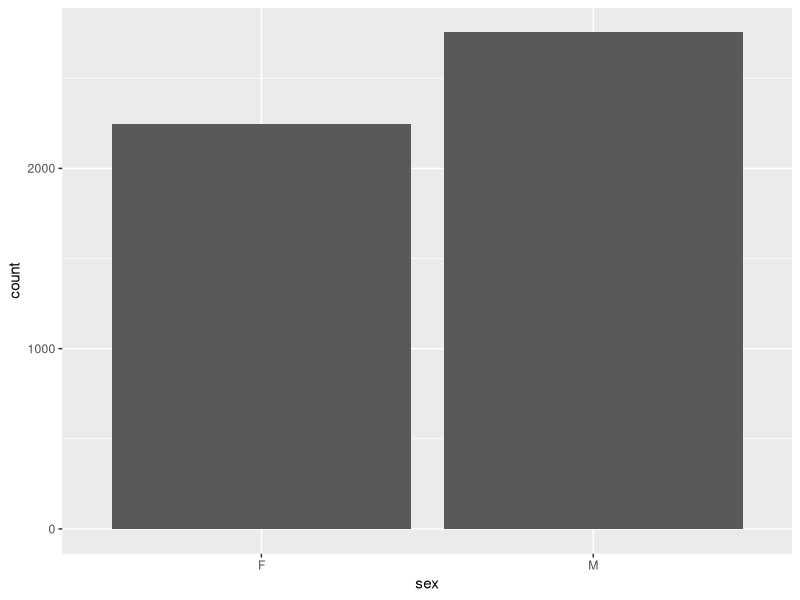
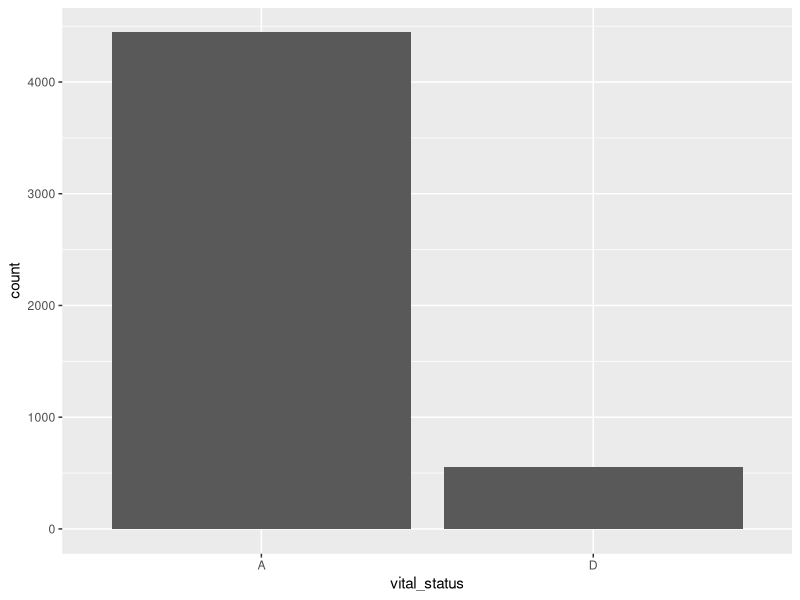
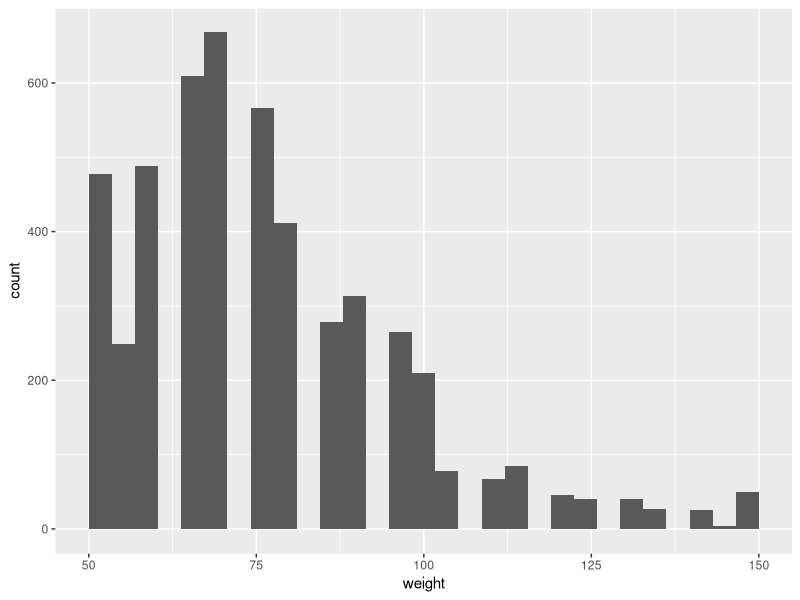
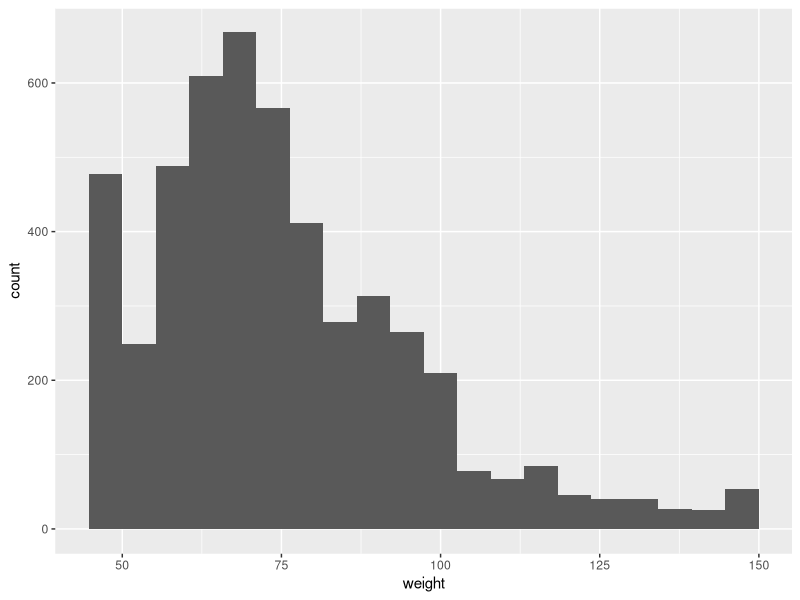
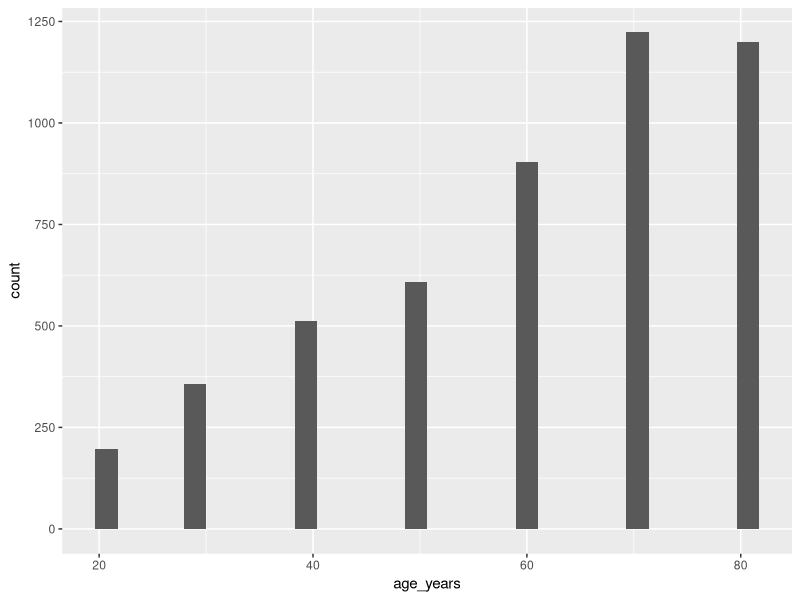
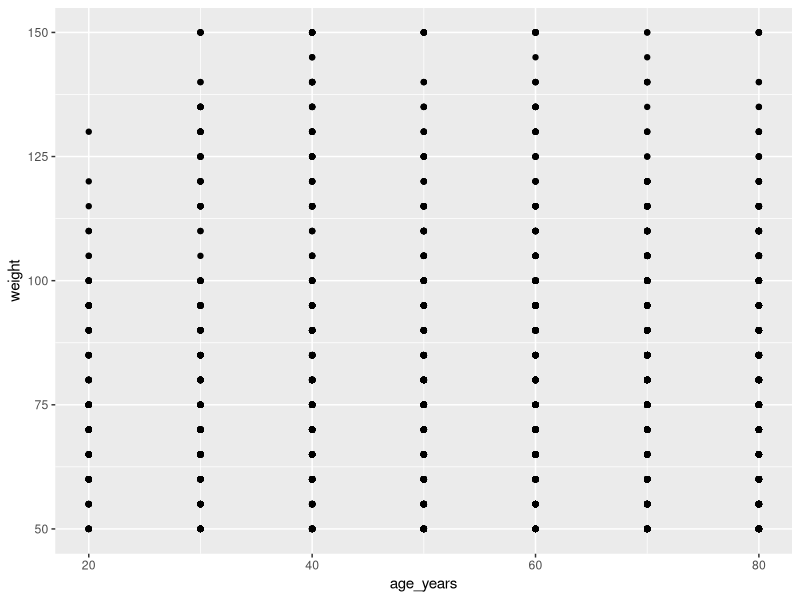
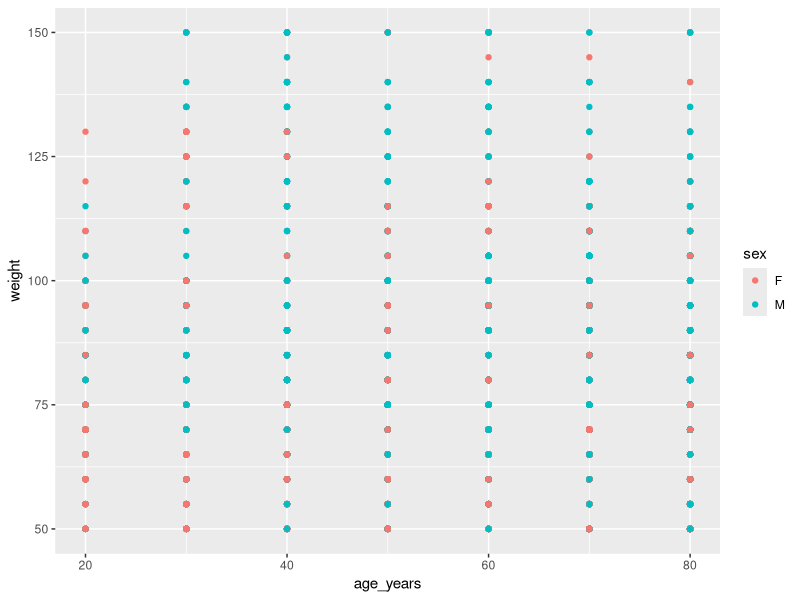
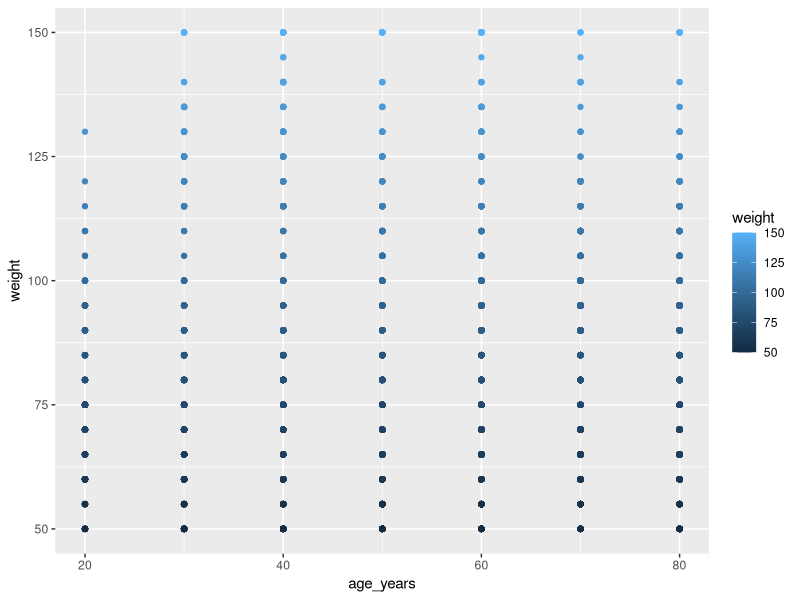

R code for these plots, in order:
# 5-visualise-script-ggplot.R

# makes a line a comment & not actioned by R
"hello" # can also make a comment after something that is executed

# load needed packages
library(tidyverse)

# read in the data
cchic <- read_csv("data/clean_CCHIC.csv")

names(cchic)
# [1] "lactate_abg"       "ph_abg"            "hco3_abg"          "temp_c"            "temp_nc"           "urea"              "creatinine"       
# [8] "na"                "k"                 "hb"                "wbc"               "neutrophil"        "platelets"         "crp"              
# [15] "chemo"             "chronic_rrt"       "metastatic"        "radiotx"           "apache"            "medical"           "system"           
# [22] "height"            "weight"            "elective_surgical" "arrival_dttm"      "discharge_dttm"    "dob"               "vital_status"     
# [29] "sex"               "nhs_number"        "age_years"     


# single variable barplots for categorical data
ggplot(cchic) +
  geom_bar(aes(x = sex))

ggplot(cchic) +
  geom_bar(aes(x = vital_status))


# single variable histograms for continuous data
ggplot(cchic) +
  geom_histogram(aes(x = weight))

# changing the number of bins
ggplot(cchic) +
     geom_histogram(aes(x = weight), bins=20)

ggplot(cchic) +
  geom_histogram(aes(x = age_years))


# scatterplots - may not show much when lots of data, points overlay each other

ggplot(cchic) +
  geom_point(aes(x=age_years, y=weight))


# scatterplots with colour

ggplot(cchic) +
  geom_point(aes(x=age_years, y=weight, colour=sex))


# can also set colour based on a continuous variable
# (here reduntant because same as axis, but does illustrate the point)
ggplot(cchic) +
   geom_point(aes(x=age_years, y=weight, colour=weight))


# faceting (putting plots into different panels according to data values)
# Useful !

ggplot(cchic) +
  geom_bar(aes(x = weight)) +
  facet_wrap(vars(sex))

# add colour fill
ggplot(cchic) +
  geom_bar(aes(x = weight, fill=sex)) +
  facet_wrap(vars(sex))

# smoothed fitted lines

ggplot(cchic) +
  geom_smooth(aes(x=height, y=weight, linetype=sex))

ggplot(cchic) +
  geom_smooth(aes(x=height, y=weight, linetype=as.factor(chemo)))


###################################################
# adding themes to alter how the whole plot appears

ggplot(cchic) +
  geom_smooth(aes(x=height, y=weight, linetype=as.factor(chemo))) +
  theme_bw()

ggplot(cchic) +
  geom_smooth(aes(x=height, y=weight, linetype=as.factor(chemo))) +
  theme_minimal()

# you can assign plots to an object & then modify it after

#initially doesn't print because you have assigned to an object
myplot <- ggplot(cchic) +
  geom_smooth(aes(x=height, y=weight, linetype=as.factor(chemo)))
#now does print
myplot + theme_dark()


###################################
# changing colour scales

ggplot(cchic) +
  geom_point(aes(x=age_years, y=weight, colour=weight))

ggplot(cchic) +
  geom_point(aes(x=age_years, y=weight, colour=weight)) +
  scale_colour_continuous(type = "viridis")
  


